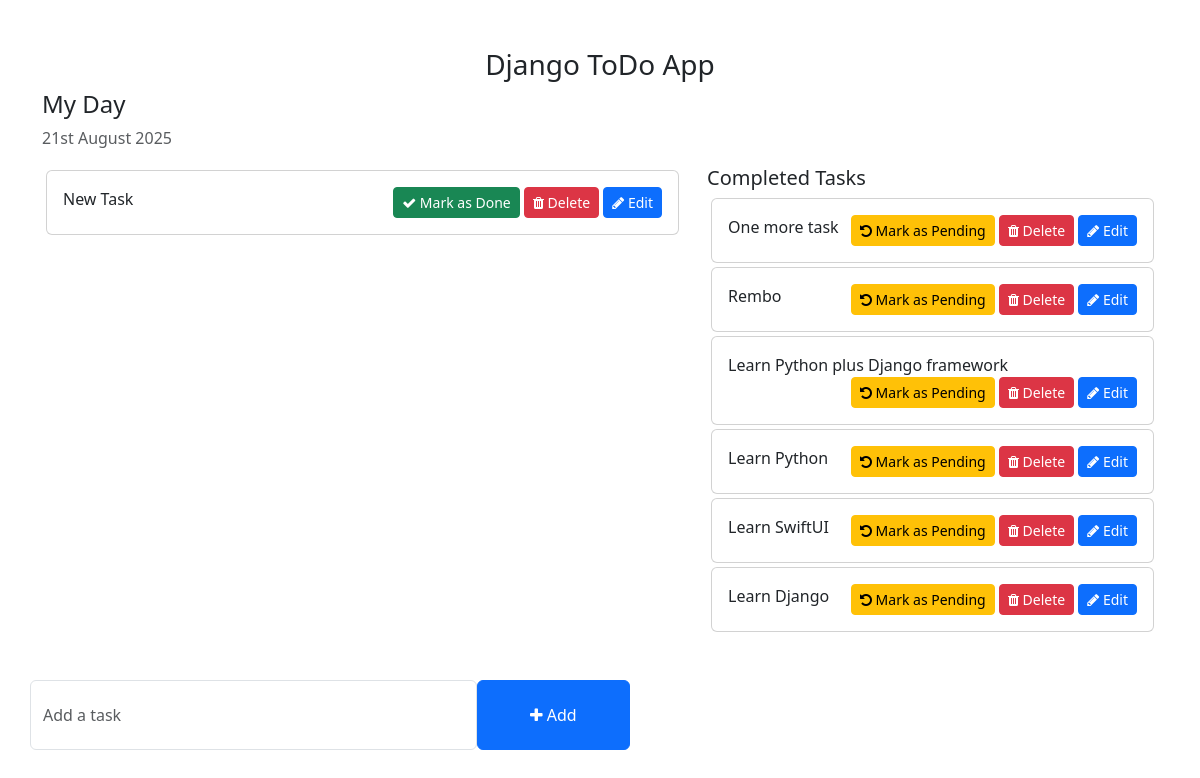
The app's page /, older data.
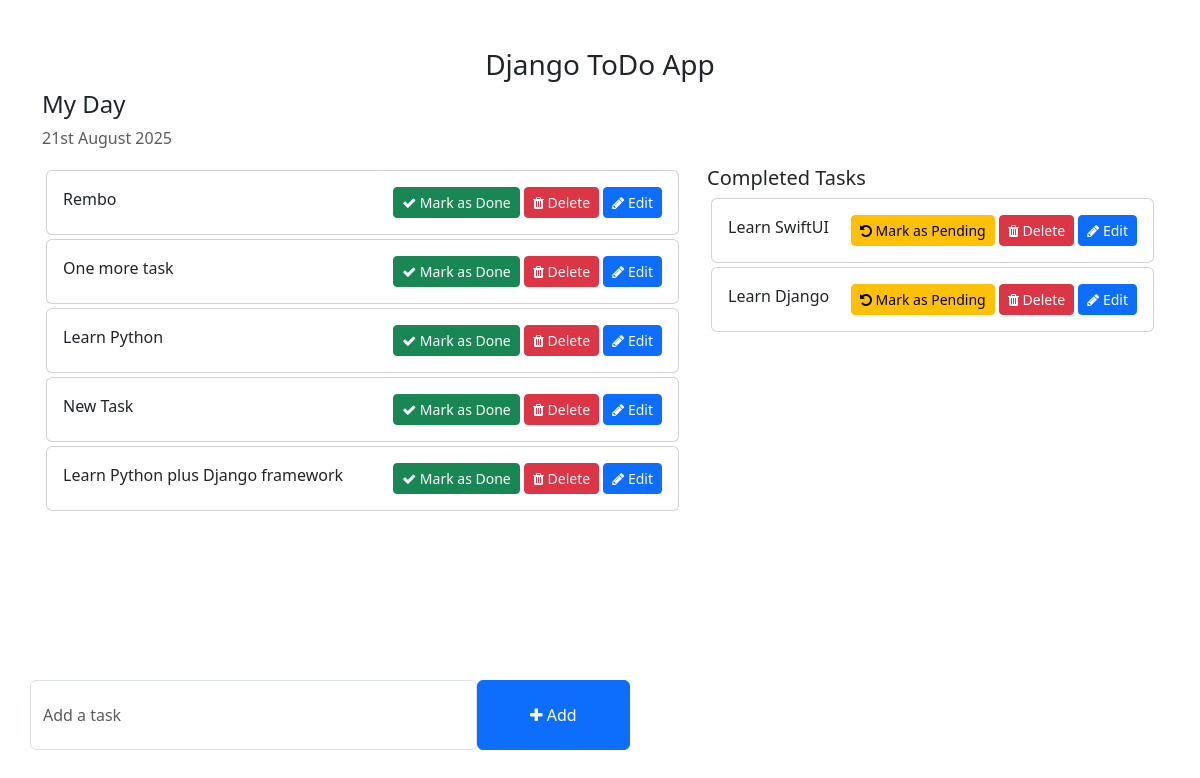
The same page, newer data.
### todo_app/models.py (models this page shows)
class Todo(models.Model):
    title = models.CharField(max_length=300)
    description = models.TextField(blank=True, null=True)
    completed = models.BooleanField(default=False)
    created_at = models.DateTimeField(auto_now_add=True)
    updated_at = models.DateTimeField(auto_now=True)
    def __str__(self):
        return self.title
    class Meta:
        ordering = ['-created_at']
        verbose_name = 'Todo Item'
        verbose_name_plural = 'Todo Items'

### todo_main/views.py (the view)
# urls.py: 2. Add a URL to urlpatterns:  path('', views.home, name='home')
def home(request):
    tasks = Todo.objects.filter(completed=False).order_by('updated_at')
    context = {
        'tasks': tasks,
        'completed_tasks': Todo.objects.filter(completed=True)
    }
    print("Tasks:", tasks)
    return render(request, 'home.html', context)

### templates/home.html (shortened to what this page needs)
<!DOCTYPE html>
<html lang="en">
  <head>
    <link
      href="https://cdn.jsdelivr.net/npm/bootstrap@5.3.0-alpha1/dist/css/bootstrap.min.css"
      rel="stylesheet"
    />
    <link
      rel="stylesheet"
      href="https://cdnjs.cloudflare.com/ajax/libs/font-awesome/4.7.0/css/font-awesome.min.css"
    />
  </head>
  <body>
    <div class="container">
      <h3 class="pt-5 text-center">Django ToDo App</h3>
      <div class="row">
        <h4>My Day</h4>
        <p class="text-muted">{% now "jS F Y" %}</p>
        <div class="col-md-7 col-lg-7" style="height: 450px; overflow: scroll">
          {% for task in tasks %}
          <div class="card m-1">
            <div class="card-body">
              {{ task.title }}
              <span style="position: relative; float: right">
                <a
                  href="{% url 'mark_as_done' task.pk %}"
                  class="btn btn-success btn-sm"
                  ><i class="fa fa-check"></i> Mark as Done</a
                >
                <a
                  href="{% url 'delete_task' task.pk %}"
                  class="btn btn-danger btn-sm"
                  onclick="return confirm('Are you sure you want to delete this task?')"
                  ><i class="fa fa-trash"></i> Delete</a
                >
                <a
                  href="{% url 'edit_task' task.id %}"
                  class="btn btn-primary btn-sm"
                  ><i class="fa fa-pencil"></i> Edit</a
                >
              </span>
            </div>
          </div>
          {% endfor %}
        </div>
        <div class="col-md-5 col-lg-5">
          <h5>Completed Tasks</h5>
          {% for task in completed_tasks %}
          <div class="card m-1">
            <div class="card-body">
              {{ task.title }}
              <span style="position: relative; float: right">
                <a
                  href="{% url 'mark_as_not_done' task.pk %}"
                  class="btn btn-warning btn-sm"
                  ><i class="fa fa-undo"></i> Mark as Pending</a
                >
                <a
                  href="{% url 'delete_task' task.pk %}"
                  class="btn btn-danger btn-sm"
                  onclick="return confirm('Are you sure you want to delete this completed task?')"
                  ><i class="fa fa-trash"></i> Delete</a
                >
                <a
                  href="{% url 'edit_task' task.id %}"
                  class="btn btn-primary btn-sm"
                  ><i class="fa fa-pencil"></i> Edit</a
                >
              </span>
            </div>
          </div>
          {% endfor %}
        </div>
      </div>
      <div class="row">
        <div
          class="col-md-6 col-lg-6 p-0"
          style="position: absolute; bottom: 50px"
        >
          <form action="{% url 'addTask' %}" method="POST">
            <div class="form-group">
              <span style="display: flex">
                <input
                  type="text"
                  name="task"
                  class="form-control"
                  placeholder="Add a task"
                />
                <button
                  type="submit"
                  class="btn btn-primary"
                  style="width: 200px"
                >
                  <i class="fa fa-plus"></i> Add
                </button>
              </span>
            </div>
          </form>
        </div>
      </div>
    </div>
  </body>
</html>

### templates/home.html (style rules this page uses)
.form-control { padding: 1.375rem 0.75rem !important; }

Row changes from the older to the newer data that the page shows:
changed Todo "Rembo": moves from the list under "Completed Tasks" to the list under "My Day"
changed Todo "One more task": moves from the list under "Completed Tasks" to the list under "My Day"
changed Todo "Learn Python": moves from the list under "Completed Tasks" to the list under "My Day"
changed Todo "Learn Python plus Django framework": moves from the list under "Completed Tasks" to the list under "My Day"
